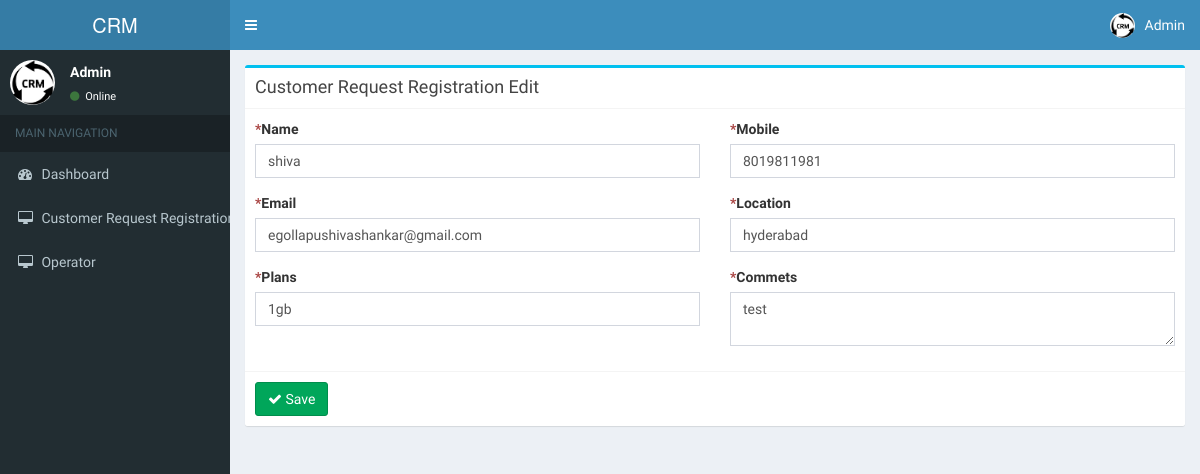
Page /customer_request_registration/edit/6 on the committed database.
### tables this page shows
CREATE TABLE IF NOT EXISTS `customer_request_registration` (
`id` int(11) NOT NULL,
  `name` varchar(50) NOT NULL,
  `mobile` varchar(11) NOT NULL,
  `email` varchar(90) NOT NULL,
  `location` varchar(100) NOT NULL,
  `plans` varchar(100) NOT NULL,
  `commets` tinytext NOT NULL,
  `operator_id` int(11) DEFAULT NULL
);

### application/controllers/Customer_request_registration.php (called while the page is built, shortened)
<?php
class Customer_request_registration extends CI_Controller{
    function __construct()
    {
        $this->load->model('Customer_request_registration_model');
    }
    function edit($id)
    {
        $data['customer_request_registration'] = $this->Customer_request_registration_model->get_customer_request_registration($id);
        if(isset($data['customer_request_registration']['id']))
        {
            $this->load->library('form_validation');
			$this->form_validation->set_rules('name','Name','required|max_length[50]');
			$this->form_validation->set_rules('mobile','Mobile','required|max_length[11]|numeric');
			$this->form_validation->set_rules('email','Email','required|max_length[90]|valid_email');
			$this->form_validation->set_rules('location','Location','required|max_length[100]');
			$this->form_validation->set_rules('plans','Plans','required|max_length[100]');
			$this->form_validation->set_rules('commets','Commets','required');
			if($this->form_validation->run())
            {
                $params = array(
					'name' => $this->input->post('name'),
					'mobile' => $this->input->post('mobile'),
					'email' => $this->input->post('email'),
					'location' => $this->input->post('location'),
					'plans' => $this->input->post('plans'),
					'commets' => $this->input->post('commets'),
                );
                $this->Customer_request_registration_model->update_customer_request_registration($id,$params);
                redirect('customer_request_registration/index');
            }
            else
            {
                $data['_view'] = 'customer_request_registration/edit';
                $this->load->view('layouts/main',$data);
            }
        }
        else
            show_error('The customer_request_registration you are trying to edit does not exist.');
    }
}

### index.php (called while the page is built, shortened)
<?php
require_once BASEPATH.'core/CodeIgniter.php';

### application/models/Customer_request_registration_model.php (called while the page is built, shortened)
<?php
class Customer_request_registration_model extends CI_Model
{
    function get_customer_request_registration($id)
    {
        return $this->db->get_where('customer_request_registration',array('id'=>$id))->row_array();
    }
}

### application/views/customer_request_registration/edit.php (the view, shortened to what this page needs)
<div class="row">
    <div class="col-md-12">
      	<div class="box box-info">
            <div class="box-header with-border">
              	<h3 class="box-title">Customer Request Registration Edit</h3>
            </div>
			<?php echo form_open('customer_request_registration/edit/'.$customer_request_registration['id']); ?>
			<div class="box-body">
				<div class="row clearfix">
					<div class="col-md-6">
						<label for="name" class="control-label"><span class="text-danger">*</span>Name</label>
						<div class="form-group">
							<input type="text" name="name" value="<?php echo ($this->input->post('name') ? $this->input->post('name') : $customer_request_registration['name']); ?>" class="form-control" id="name" />
						</div>
					</div>
					<div class="col-md-6">
						<label for="mobile" class="control-label"><span class="text-danger">*</span>Mobile</label>
						<div class="form-group">
							<input type="text" name="mobile" value="<?php echo ($this->input->post('mobile') ? $this->input->post('mobile') : $customer_request_registration['mobile']); ?>" class="form-control" id="mobile" />
						</div>
					</div>
					<div class="col-md-6">
						<label for="email" class="control-label"><span class="text-danger">*</span>Email</label>
						<div class="form-group">
							<input type="text" name="email" value="<?php echo ($this->input->post('email') ? $this->input->post('email') : $customer_request_registration['email']); ?>" class="form-control" id="email" />
						</div>
					</div>
					<div class="col-md-6">
						<label for="location" class="control-label"><span class="text-danger">*</span>Location</label>
						<div class="form-group">
							<input type="text" name="location" value="<?php echo ($this->input->post('location') ? $this->input->post('location') : $customer_request_registration['location']); ?>" class="form-control" id="location" />
						</div>
					</div>
					<div class="col-md-6">
						<label for="plans" class="control-label"><span class="text-danger">*</span>Plans</label>
						<div class="form-group">
							<input type="text" name="plans" value="<?php echo ($this->input->post('plans') ? $this->input->post('plans') : $customer_request_registration['plans']); ?>" class="form-control" id="plans" />
						</div>
					</div>
					<div class="col-md-6">
						<label for="commets" class="control-label"><span class="text-danger">*</span>Commets</label>
						<div class="form-group">
							<textarea name="commets" class="form-control" id="commets"><?php echo ($this->input->post('commets') ? $this->input->post('commets') : $customer_request_registration['commets']); ?></textarea>
						</div>
					</div>
				</div>
			</div>
			<div class="box-footer">
            	<button type="submit" class="btn btn-success">
					<i class="fa fa-check"></i> Save
				</button>
	        </div>
			<?php echo form_close(); ?>
		</div>
    </div>
</div>

### rows in the picture
customer_request_registration: name "shiva", mobile "8019811981", email "egollapushivashankar@gmail.com", location "hyderabad", plans "1gb", commets "test"
